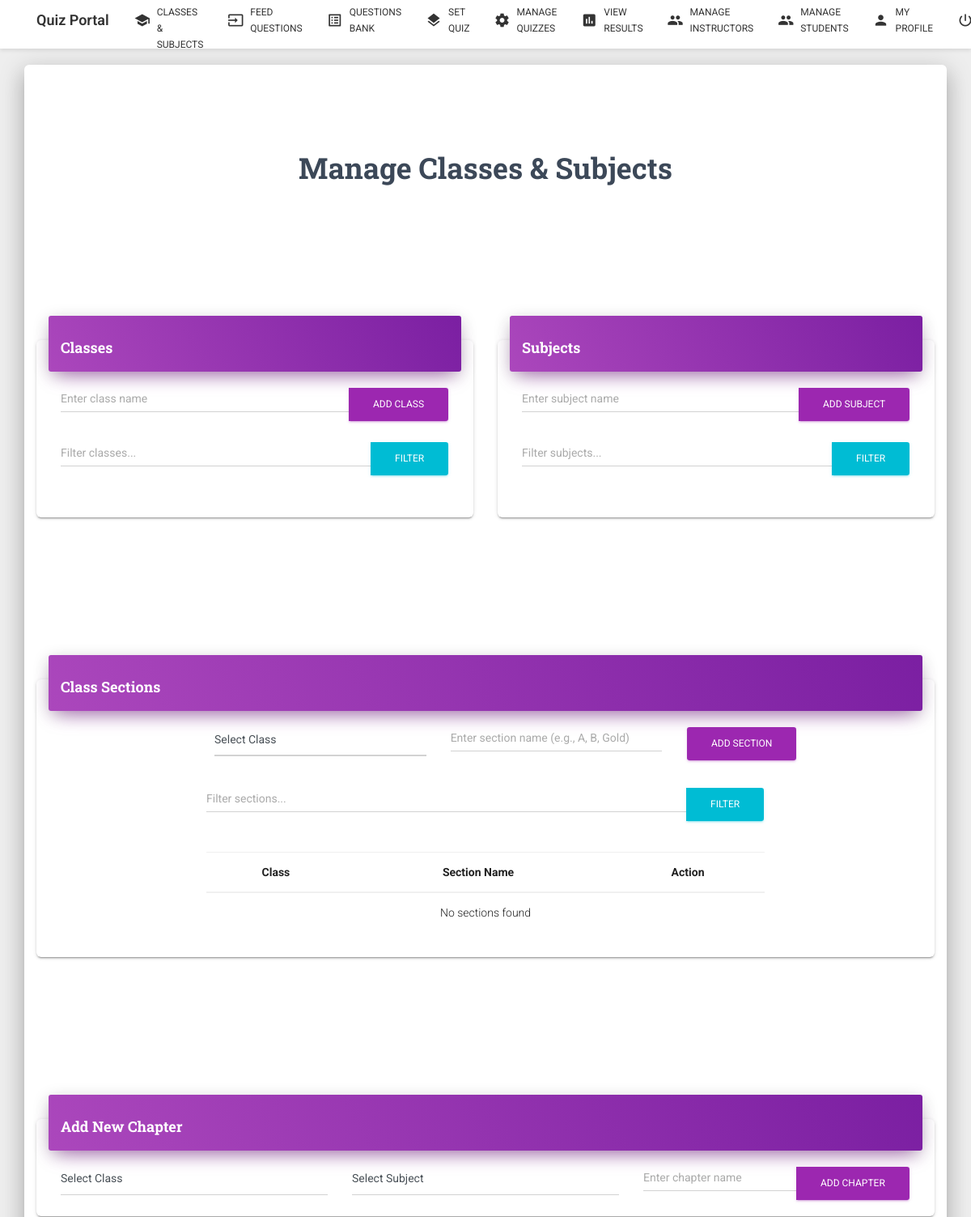
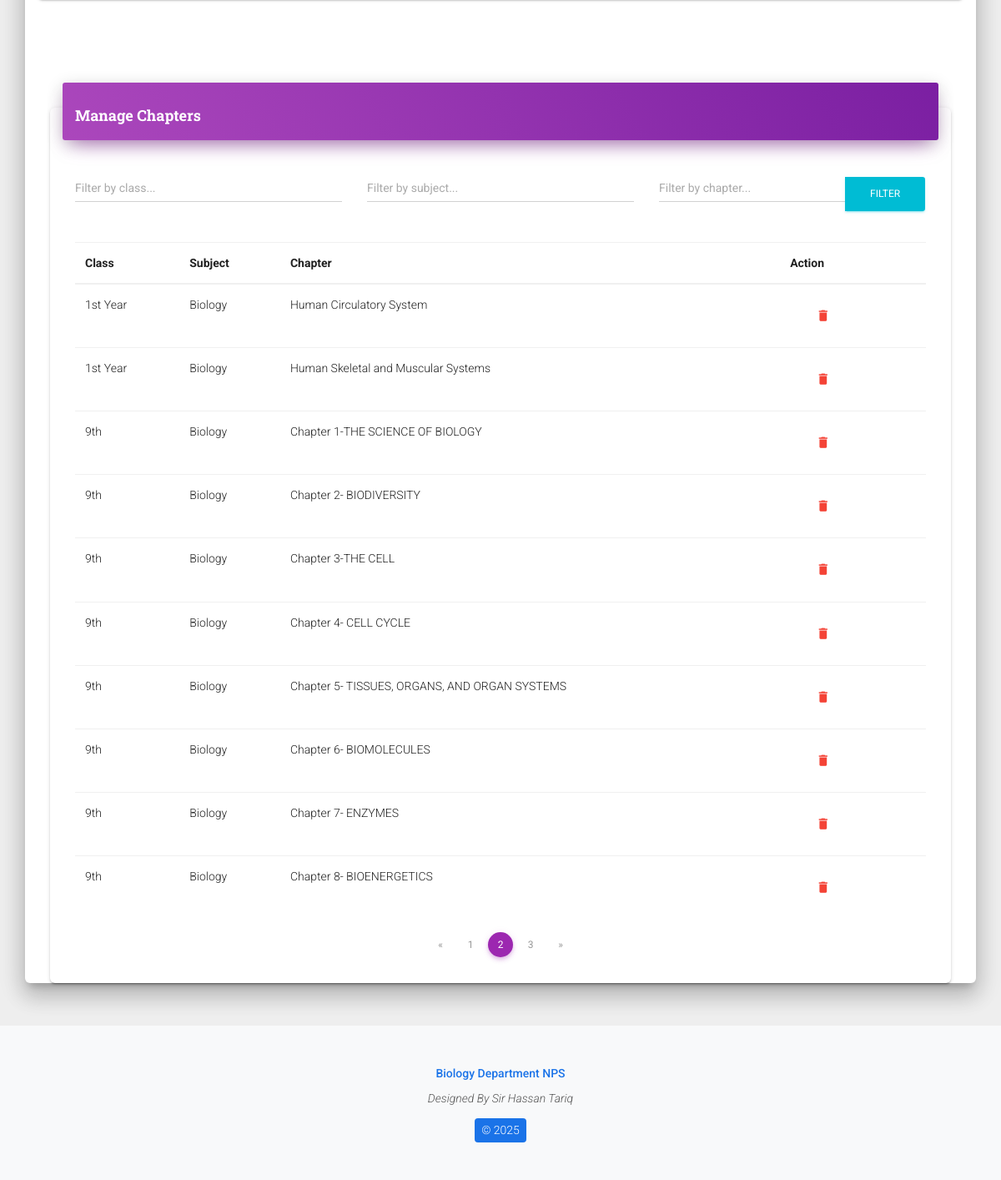
Page /code/manage_classes_subjects.php?page=2 (signed in) on the committed database (2 pictures, top to bottom).
### tables this page shows
CREATE TABLE `chapters` (
  `chapter_id` int(11) NOT NULL,
  `class_id` int(11) NOT NULL,
  `subject_id` int(11) NOT NULL,
  `chapter_name` varchar(255) NOT NULL,
  `chapter_number` int(11) NOT NULL,
  `description` text DEFAULT NULL,
  `learning_objectives` text DEFAULT NULL,
  `status` enum('active','inactive','draft') NOT NULL DEFAULT 'active',
  `difficulty_level` enum('beginner','intermediate','advanced') DEFAULT 'intermediate',
  `estimated_hours` int(11) DEFAULT NULL,
  `prerequisites` text DEFAULT NULL,
  `created_at` timestamp NOT NULL DEFAULT current_timestamp(),
  `updated_at` timestamp NOT NULL DEFAULT current_timestamp() ON UPDATE current_timestamp()
);

CREATE TABLE `classes` (
  `class_id` int(11) NOT NULL,
  `class_name` varchar(255) NOT NULL,
  `instructor_email` varchar(50) NOT NULL,
  `created_at` timestamp NOT NULL DEFAULT current_timestamp(),
  `updated_at` timestamp NOT NULL DEFAULT current_timestamp() ON UPDATE current_timestamp()
);

CREATE TABLE `subjects` (
  `subject_id` int(11) NOT NULL,
  `subject_name` varchar(255) NOT NULL
);

### code/manage_classes_subjects.php (the view, shortened to what the rows shown need)
<?php
include "database.php";
$items_per_page = 10;
$current_page = isset($_GET['page']) ? (int)$_GET['page'] : 1;
$chapters = [];
$params = [];
$types = "";
$sql_base = "SELECT c.chapter_id as id, c.chapter_name, c.chapter_number, cl.class_name, s.subject_name
             FROM chapters c
             JOIN classes cl ON c.class_id = cl.class_id
             JOIN subjects s ON c.subject_id = s.subject_id
             WHERE 1=1";
$offset_chapters = ($current_page - 1) * $items_per_page;
$sql_chapters = $sql_base . " ORDER BY cl.class_name, s.subject_name, c.chapter_number LIMIT ?, ?";
$stmt = $conn->prepare($sql_chapters);
$params[] = $offset_chapters;
$types .= "i";
$params[] = $items_per_page;
$types .= "i";
if (!empty($params)) {
    $stmt->bind_param($types, ...$params);
}
$stmt->execute();
$result_chapters = $stmt->get_result();
if ($result_chapters) {
    while ($row = $result_chapters->fetch_assoc()) {
        $chapters[] = $row;
    }
}
?>
<!DOCTYPE html>
<html lang="en">
<head>
    <link rel="stylesheet" href="https://cdnjs.cloudflare.com/ajax/libs/font-awesome/6.4.0/css/all.min.css">
    <link href="./assets/css/material-kit.css?v=2.0.4" rel="stylesheet" />
</head>
<body class="landing-page sidebar-collapse">
    <div class="wrapper">
        <div class="main main-raised">
            <div class="container">
                <div class="section text-center">
                    <h2 class="title">Manage Classes & Subjects</h2>
                </div>
                <div class="section">
                    <div class="row">
                        <div class="col-md-12">
                            <div class="card">
                                <div class="card-body">
                                    <div class="row mt-2">
                                        <div class="col-md-8 offset-md-2">
                                            <div class="table-responsive">
                                                <table class="table">
                                                    <thead>
                                                        <tr>
                                                            <th class="text-center">Class</th>
                                                            <th class="text-center">Section Name</th>
                                                            <th class="text-center">Action</th>
                                                        </tr>
                                                    </thead>
                                                </table>
                                            </div>
                                        </div>
                                    </div>
                                </div>
                            </div>
                        </div>
                    </div>
                </div>
                <div class="col-md-12">
                    <div class="card">
                        <div class="card-body">
                            <div class="table-responsive">
                                <table class="table">
                                    <thead>
                                        <tr>
                                            <th>Class</th>
                                            <th>Subject</th>
                                            <th>Chapter</th>
                                            <th>Action</th>
                                        </tr>
                                    </thead>
                                    <tbody>
                                        <?php foreach ($chapters as $chapter): ?>
                                        <tr>
                                            <td><?php echo htmlspecialchars($chapter['class_name']); ?></td>
                                            <td><?php echo htmlspecialchars($chapter['subject_name']); ?></td>
                                            <td><?php echo htmlspecialchars($chapter['chapter_name']); ?></td>
                                            <td>
                                                <form method="post" style="display: inline;">
                                                    <button type="submit" class="btn btn-link text-danger" onclick="return confirm('Are you sure you want to delete this chapter?');">
                                                        <i class="material-icons">delete</i>
                                                    </button>
                                                </form>
                                            </td>
                                        </tr>
                                        <?php endforeach; ?>
                                    </tbody>
                                </table>
                            </div>
                        </div>
                    </div>
                </div>
            </div>
        </div>
    </div>
</body>
</html>

### rows in the picture
chapters: class.class_name "1st Year", subject.subject_name "Biology", chapter_name "Human Circulatory System"
chapters: class.class_name "1st Year", subject.subject_name "Biology", chapter_name "Human Skeletal and Muscular Systems"
chapters: class.class_name "9th", subject.subject_name "Biology", chapter_name "Chapter 1-THE SCIENCE OF BIOLOGY"
chapters: class.class_name "9th", subject.subject_name "Biology", chapter_name "Chapter 2- BIODIVERSITY"
chapters: class.class_name "9th", subject.subject_name "Biology", chapter_name "Chapter 3-THE CELL"
chapters: class.class_name "9th", subject.subject_name "Biology", chapter_name "Chapter 4- CELL CYCLE"
chapters: class.class_name "9th", subject.subject_name "Biology", chapter_name "Chapter 5- TISSUES, ORGANS, AND ORGAN SYSTEMS"
chapters: class.class_name "9th", subject.subject_name "Biology", chapter_name "Chapter 6- BIOMOLECULES"
chapters: class.class_name "9th", subject.subject_name "Biology", chapter_name "Chapter 7- ENZYMES"
chapters: class.class_name "9th", subject.subject_name "Biology", chapter_name "Chapter 8- BIOENERGETICS"
